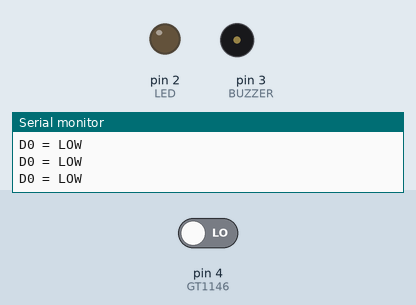
Recording of a sketch running on a simulated Arduino Nano, built with avr-gcc and run on an emulated ATmega328P. On the bench: output pins drawn as LEDs (lit = HIGH), buzzer (waves = sounding, pin HIGH), the last lines printed to the serial monitor. Dashed ring = blinking. The inputs (shaded band) are chosen by the test bench; at power-on: pin 4 (GT1146) LOW.

Above: at 1.7 s.
1.8 s: pin 4 (GT1146) driven HIGH
At 2.2 s:
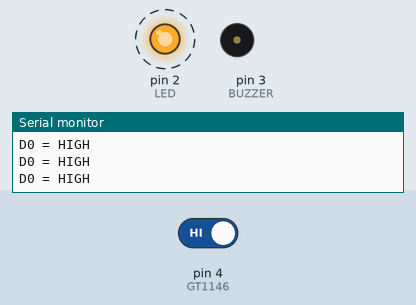
At 4.2 s:
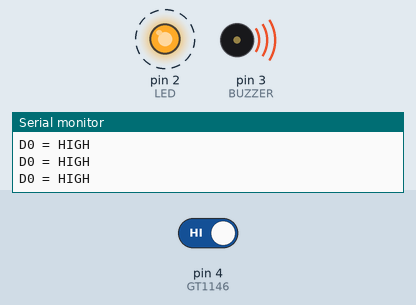
4.8 s: pin 4 (GT1146) driven LOW
At 5.2 s:
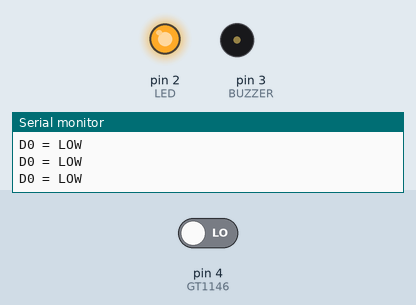
Timing chart, 0 to 7.8 s (numbered marks = the images above; inputs shaded):
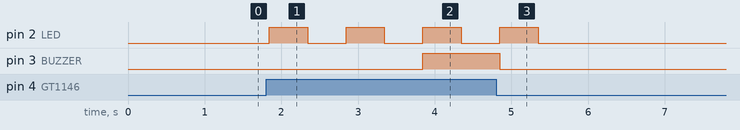

Measured:
- after the input at 1.8 s, pin 2 (LED): alternates HIGH for 0.50 s and LOW for 0.50 s, starting at once; pin 3 (BUZZER): LOW → HIGH after 2.0 s
- after the input at 4.8 s, pin 2 (LED): goes on until 5.3 s, then stays LOW; pin 3 (BUZZER): goes on until 4.8 s, then stays LOW

The sketch:

detecteur_bruit_ambiant.ino
```cpp
// ============================================================
// DETECTEUR DE BRUIT - VERSION 8
// Arduino Nano 33 IoT + GT1146
//
// GT1146 D0 -> D4
// LED rouge -> D2 + résistance
// Buzzer -> D3
//
// PRINCIPE
// ------------------------------------------------------------
// D0 HIGH permanent       -> détection
// D0 HIGH/LOW alterné     -> détection
// D0 LOW permanent        -> calme
//
// FONCTIONNEMENT
// ------------------------------------------------------------
// 1. Détection pendant 2 s
// 2. LED rouge clignote pendant cette période
// 3. Puis buzzer pendant 1 s
// 4. Silence pendant 5 s
// 5. Nouveau bip si la détection continue
// 6. Retour au calme -> remise à zéro
// ============================================================


// ------------------------------------------------------------
// BROCHES
// ------------------------------------------------------------

const int GT1146  = 4;
const int LED    = 2;
const int BUZZER = 3;


// ------------------------------------------------------------
// REGLAGES
// ------------------------------------------------------------

const unsigned long TEMPS_AVANT_BIP = 2000;  // 2 secondes
const unsigned long DUREE_BIP       = 1000;  // 1 seconde
const unsigned long TEMPS_SILENCE   = 5000;  // 5 secondes

const unsigned long PERIODE_LED     = 500;  // clignotement


// ------------------------------------------------------------
// VARIABLES
// ------------------------------------------------------------

bool detection = false;
bool buzzerEnCours = false;

unsigned long debutDetection = 0;
unsigned long debutBuzzer = 0;
unsigned long prochainBip = 0;

unsigned long dernierChangement = 0;

bool etatLED = false;
unsigned long dernierClignotement = 0;


// ============================================================
// SETUP
// ============================================================

void setup() {

  pinMode(GT1146, INPUT);
  pinMode(LED, OUTPUT);
  pinMode(BUZZER, OUTPUT);

  digitalWrite(LED, LOW);
  digitalWrite(BUZZER, LOW);

  Serial.begin(9600);

  delay(500);

  Serial.println();
  Serial.println("==============================");
  Serial.println(" DETECTEUR DE BRUIT - V8");
  Serial.println("==============================");
}


// ============================================================
// LOOP
// ============================================================

void loop() {

  unsigned long maintenant = millis();

  int etat = digitalRead(GT1146);


  // ==========================================================
  // 1. AFFICHAGE DU SIGNAL
  // ==========================================================

  Serial.println(etat == HIGH ? "D0 = HIGH" : "D0 = LOW");


  // ==========================================================
  // 2. DETECTION
  // ==========================================================

  // HIGH = signal de détection
  //
  // Peu importe que HIGH soit permanent ou qu'il alterne
  // avec LOW : dès qu'on observe HIGH, on considère qu'il
  // y a une activité sonore.

  if (etat == HIGH) {

    dernierChangement = maintenant;

    // Première détection
    if (!detection) {

      detection = true;
      debutDetection = maintenant;

      Serial.println(">>> DEBUT DETECTION");
    }
  }


  // ==========================================================
  // 3. RETOUR AU CALME
  // ==========================================================

  // Si D0 reste LOW pendant 1 seconde,
  // on considère que le bruit est terminé.

  if (detection &&
      etat == LOW &&
      maintenant - dernierChangement >= 1000) {

    detection = false;

    buzzerEnCours = false;

    debutDetection = 0;
    prochainBip = 0;

    digitalWrite(BUZZER, LOW);

    etatLED = false;
    digitalWrite(LED, LOW);

    Serial.println(">>> RETOUR AU CALME");
  }


  // ==========================================================
  // 4. PREMIERE ALERTE : LED
  // ==========================================================

  if (detection) {

    // La LED clignote immédiatement dès la détection

    if (maintenant - dernierClignotement >= PERIODE_LED) {

      dernierClignotement = maintenant;

      etatLED = !etatLED;

      digitalWrite(LED, etatLED);
    }
  }


  // ==========================================================
  // 5. DECLENCHEMENT DU BUZZER
  // ==========================================================

  // Le buzzer n'arrive qu'après 2 secondes de détection.

  if (detection &&
      !buzzerEnCours &&
      maintenant - debutDetection >= TEMPS_AVANT_BIP &&
      maintenant >= prochainBip) {

    buzzerEnCours = true;

    debutBuzzer = maintenant;

    digitalWrite(BUZZER, HIGH);

    Serial.println(">>> BIP !");
  }


  // ==========================================================
  // 6. FIN DU BIP
  // ==========================================================

  if (buzzerEnCours &&
      maintenant - debutBuzzer >= DUREE_BIP) {

    digitalWrite(BUZZER, LOW);

    buzzerEnCours = false;

    prochainBip = maintenant + TEMPS_SILENCE;

    Serial.println(">>> FIN BIP - silence 5 s");
  }


  delay(50);
}
```
